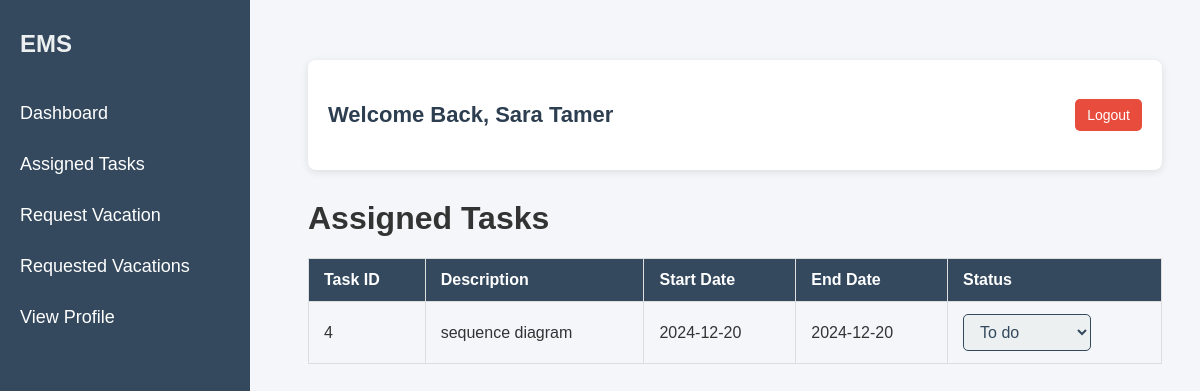
The app's page /Codes/assigned_tasks.php (signed in) with its own data.
### tables this page shows
CREATE TABLE `tasks` (
  `task_id` int(11) NOT NULL,
  `employee_id` int(11) NOT NULL,
  `description` varchar(50) DEFAULT NULL,
  `status` enum('To Do','In Progress','Done') DEFAULT NULL,
  `start_date` date DEFAULT NULL,
  `end_date` date NOT NULL
);

### Codes/assigned_tasks.php (the view, shortened to what this page needs)
<?php
$username = "root";
$password = "";
$host = "localhost";
$dbname = "emp";
try {
    $database = new PDO("mysql:host=$host;dbname=$dbname;charset=utf8", $username, $password);
    $database->setAttribute(PDO::ATTR_ERRMODE, PDO::ERRMODE_EXCEPTION);
} catch (PDOException $e) {
    die("Connection failed: " . $e->getMessage());
}
$user_name = $_SESSION['user_name'];
$stmt = $database->prepare("SELECT employee_id FROM employee WHERE person_id = ?");
$stmt->execute([intval($_SESSION['person_id'])]);
$employee = $stmt->fetch(PDO::FETCH_ASSOC);
$employee_id = $employee['employee_id'];
$stmt = $database->prepare("SELECT * FROM tasks WHERE employee_id = ?");
$stmt->execute([$employee_id]);
$tasks = $stmt->fetchAll(PDO::FETCH_ASSOC);
?>
<!DOCTYPE html>
<html lang="en">
<head>
</head>
<body>
    <div class="sidebar">
        <div class="brand">EMS</div>
        <a href="dashboard_emp.php">Dashboard</a>
        <a href="assigned_tasks.php">Assigned Tasks</a>
        <a href="RequestVacation.php">Request Vacation</a>
        <a href="requestedVacation.php">Requested Vacations</a>
        <a href="profile.php">View Profile</a>
    </div>
    <div class="content">
        <div class="header">
            <h3>Welcome Back, <?php echo htmlspecialchars($user_name); ?></h3>
            <button class="btn-signout" onclick="window.location.href='?logout=true'">Logout</button>
        </div>
        <h1>Assigned Tasks</h1>
        <table>
            <thead>
                <tr>
                    <th>Task ID</th>
                    <th>Description</th>
                    <th>Start Date</th>
                    <th>End Date</th>
                    <th>Status</th>
                </tr>
            </thead>
            <tbody>
                <?php if (count($tasks) > 0): ?>
                    <?php foreach ($tasks as $task): ?>
                        <tr>
                            <td><?= htmlspecialchars($task['task_id']) ?></td>
                            <td><?= htmlspecialchars($task['description']) ?></td>
                            <td><?= htmlspecialchars($task['start_date']) ?></td>
                            <td><?= htmlspecialchars($task['end_date']) ?></td>
                            <td>
                                <select class="status-select" data-id="<?= $task['task_id'] ?>">
                                    <option value="To do" <?= $task['status'] === 'To do' ? 'selected' : '' ?>>To do</option>
                                </select>
                            </td>
                        </tr>
                    <?php endforeach; ?>
                <?php else: ?>
                    <tr>
                        <td colspan="5">No tasks assigned.</td>
                    </tr>
                <?php endif; ?>
            </tbody>
        </table>
    </div>
</body>
</html>

### Codes/assigned_tasks.php (style rules this page uses)
body { font-family: 'Arial', sans-serif; background-color: #f4f6f9; color: #333; }
.sidebar { height: 100vh; position: fixed; top: 0; left: 0; width: 250px; background-color: #34495e; color: white; padding-top: 30px; }
.sidebar a { color: white; text-decoration: none; font-size: 18px; padding: 15px 20px; display: block; transition: all 0.3s ease; }
.sidebar .brand { font-size: 24px; font-weight: bold; color: #ecf0f1; text-align: left; margin-left: 20px; margin-bottom: 30px; }
.content { margin-left: 270px; padding: 30px; margin-top: 30px; }
.header { display: flex; justify-content: space-between; align-items: center; background-color: #fff; padding: 20px; border-radius: 8px; box-shadow: 0px 2px 8px rgba(0, 0, 0, 0.1); margin-bottom: 30px; }
.header h3 { font-size: 22px; color: #2c3e50; }
.header .btn-signout { background-color: #e74c3c; color: white; border-radius: 5px; font-size: 14px; padding: 8px 12px; border: none; cursor: pointer; transition: background-color 0.3s ease; }
table { width: 100%; border-collapse: collapse; margin-top: 20px; }
table th, table td { padding: 12px 15px; text-align: left; border: 1px solid #ddd; }
table th { background-color: #34495e; color: white; }
.status-select { padding: 8px 12px; font-size: 16px; border: 1px solid #34495e; border-radius: 5px; background-color: #ecf0f1; color: #34495e; cursor: pointer; transition: all 0.3s ease; }

### records on screen
tasks: task_id "4", description "sequence diagram", start_date "2024-12-20", end_date "2024-12-20", task_id "To do"

### other values on screen
$user_name "Sara Tamer"
